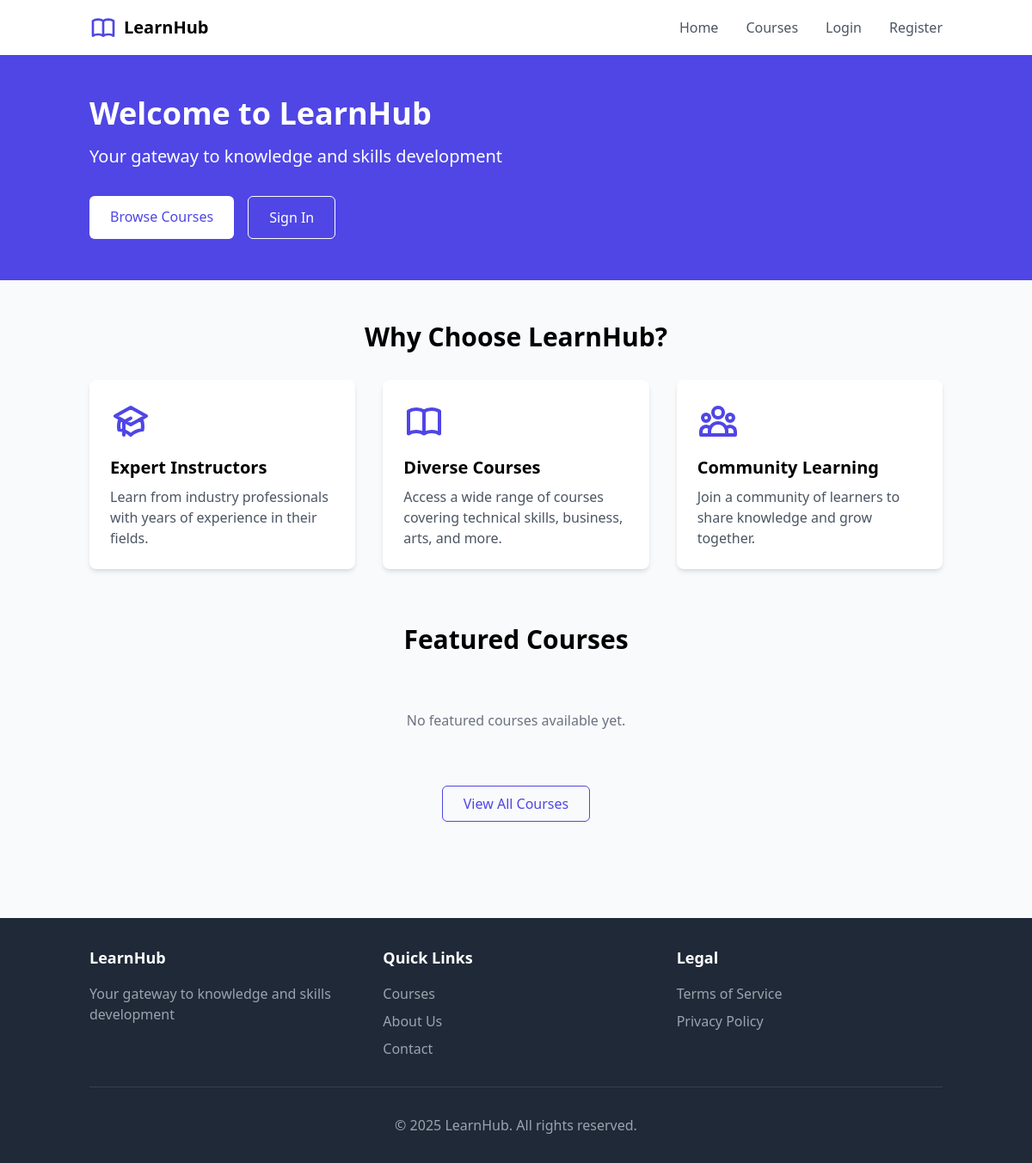
Before: / with the older database file.
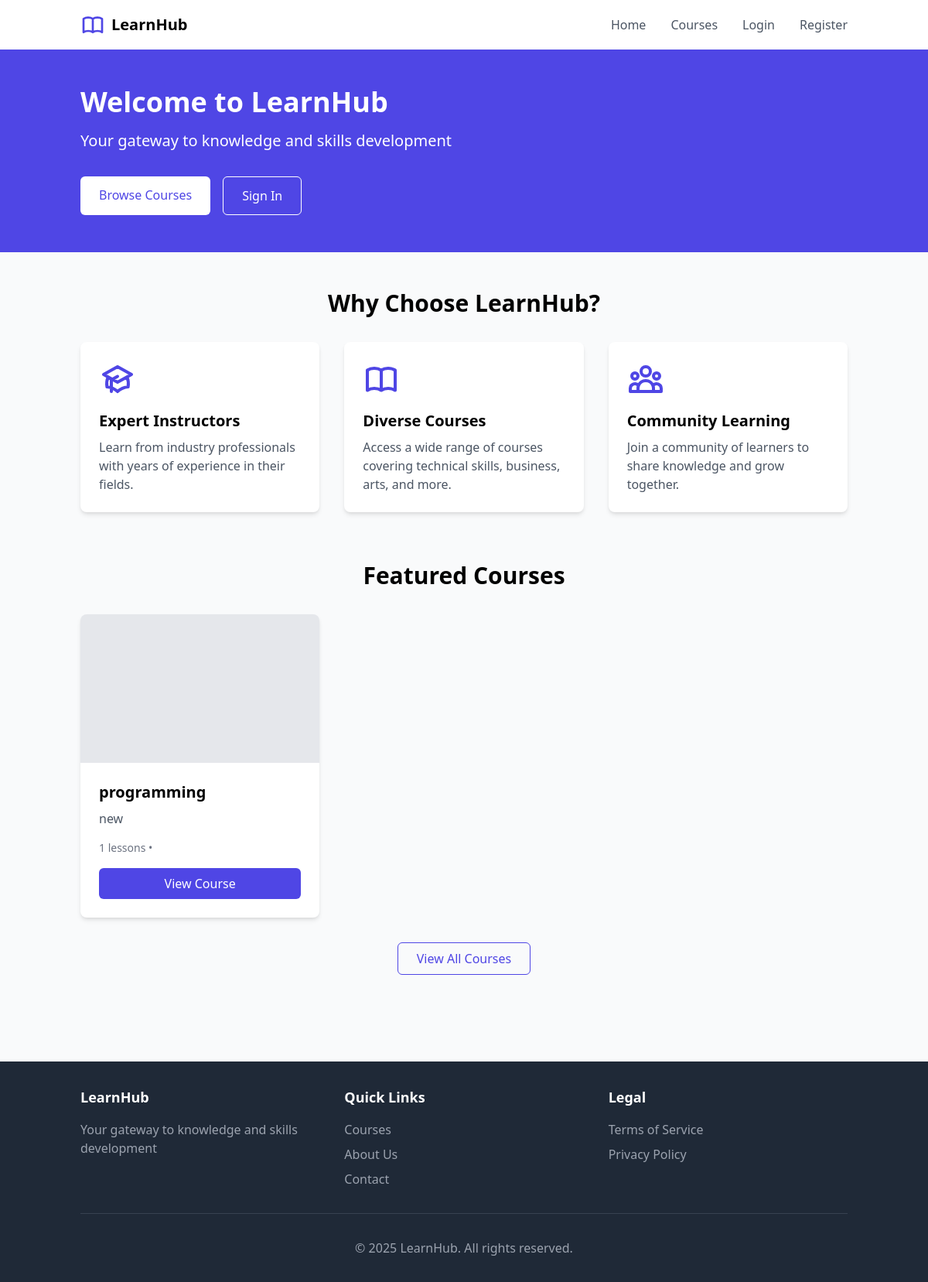
After: the same page with the newer database file.
### courses/models.py (models this page shows, shortened)
class Course(models.Model):
    title = models.CharField(max_length=200)
    description = models.TextField()
    instructor = models.ForeignKey(User, on_delete=models.CASCADE, related_name='courses')
    image = models.ImageField(upload_to='course_images/', blank=True, null=True)
    created_at = models.DateTimeField(auto_now_add=True)
    updated_at = models.DateTimeField(auto_now=True)

### courses/views.py (the view)
# urls.py: path('', views.home, name='home'),
def home(request):
    featured_courses = Course.objects.all()[:3]
    return render(request, 'courses/home.html', {
        'featured_courses': featured_courses
    })

### courses/templates/courses/home.html (shortened to what this page needs)
{% extends 'courses/base.html' %}
{% block content %}
<div class="bg-indigo-600 text-white py-12">
    <div class="container mx-auto px-4">
        <h1 class="text-4xl font-bold mb-4">Welcome to LearnHub</h1>
        <p class="text-xl mb-8">Your gateway to knowledge and skills development</p>
        <div class="flex gap-4">
            <a href="{% url 'course_list' %}" class="bg-white text-indigo-600 px-6 py-3 rounded-md font-medium hover:bg-gray-100 transition">
                Browse Courses
            </a>
            {% if not user.is_authenticated %}
            <a href="{% url 'login' %}" class="bg-transparent border border-white text-white px-6 py-3 rounded-md font-medium hover:bg-white hover:text-indigo-600 transition">
                Sign In
            </a>
            {% endif %}
        </div>
    </div>
</div>
<div class="container mx-auto px-4 py-12">
    <section class="mb-16">
        <h2 class="text-3xl font-bold mb-8 text-center">Why Choose LearnHub?</h2>
        <div class="grid md:grid-cols-3 gap-8">
            <div class="bg-white p-6 rounded-lg shadow-md">
                <h3 class="text-xl font-bold mb-2">Expert Instructors</h3>
                <p class="text-gray-600">Learn from industry professionals with years of experience in their fields.</p>
            </div>
            <div class="bg-white p-6 rounded-lg shadow-md">
                <h3 class="text-xl font-bold mb-2">Diverse Courses</h3>
                <p class="text-gray-600">Access a wide range of courses covering technical skills, business, arts, and more.</p>
            </div>
            <div class="bg-white p-6 rounded-lg shadow-md">
                <h3 class="text-xl font-bold mb-2">Community Learning</h3>
                <p class="text-gray-600">Join a community of learners to share knowledge and grow together.</p>
            </div>
        </div>
    </section>
    <section class="mb-16">
        <h2 class="text-3xl font-bold mb-8 text-center">Featured Courses</h2>
        <div class="grid md:grid-cols-3 gap-8">
            {% for course in featured_courses %}
            <div class="bg-white rounded-lg shadow-md overflow-hidden">
                <div class="h-48 bg-gray-200"></div>
                <div class="p-6">
                    <h3 class="text-xl font-bold mb-2">{{ course.title }}</h3>
                    <p class="text-gray-600 mb-4">{{ course.description|truncatechars:100 }}</p>
                    <p class="text-sm text-gray-500 mb-4">{{ course.lessons.count }} lessons • {{ course.duration }}</p>
                    <a href="{% url 'course_detail' course.id %}" class="block text-center bg-indigo-600 text-white py-2 px-4 rounded-md hover:bg-indigo-700 transition">
                        View Course
                    </a>
                </div>
            </div>
            {% empty %}
            <div class="col-span-3 text-center py-8">
                <p class="text-gray-500">No featured courses available yet.</p>
            </div>
            {% endfor %}
        </div>
        <div class="text-center mt-8">
            <a href="{% url 'course_list' %}" class="inline-block border border-indigo-600 text-indigo-600 py-2 px-6 rounded-md hover:bg-indigo-600 hover:text-white transition">
                View All Courses
            </a>
        </div>
    </section>
</div>
{% endblock %}

Changed rows visible on the page:
added Course: title "programming", description "new", lessons.count "1"
Other visible differences:
text no longer shown: "No featured courses available yet."
